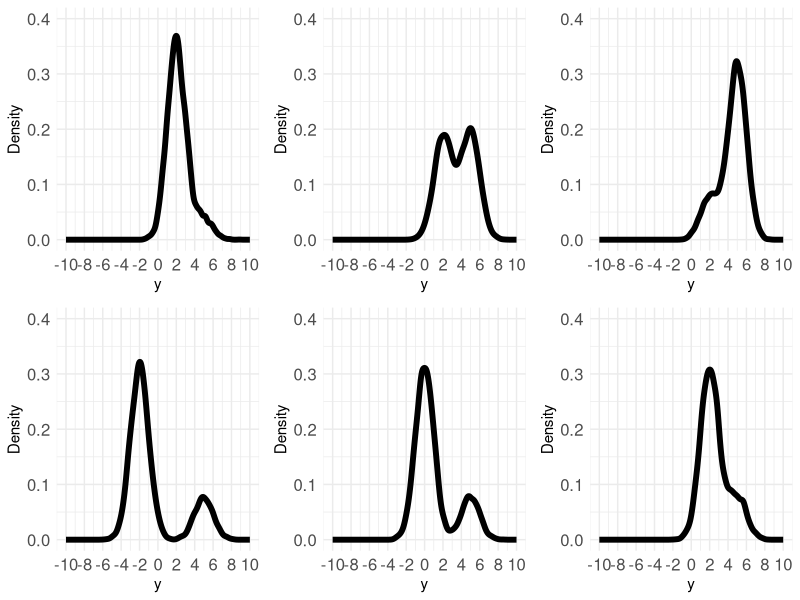
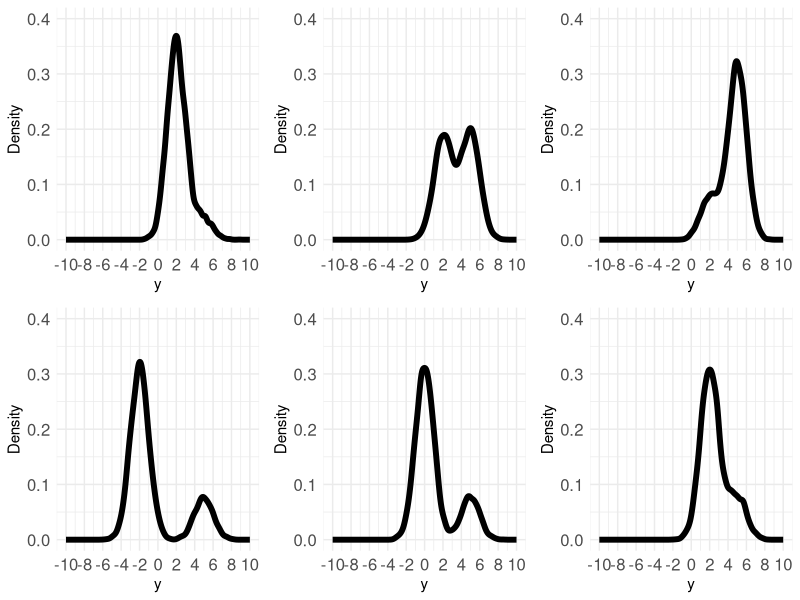

Reproduce these figures in R, in order.
#two_component_normal.R
#generates figures to show different solutions for a two component Normal mixture
library(tidyverse)
library(ggpubr)

set.seed(12345)
#first row of plots: keep mu's fixed but vary eta
eta_1 = c(0.1,0.5,0.8)

mu_1 = 5
mu_2 = 2
sd_1 = sd_2 = 1

#simulate data
n = 10000
M = length(eta_1)


dat = vector('list',M)
for (t in 1:M){
  #sample latent indicate
  z = sample(1:2,size=n,prob=c(eta_1[t],1-eta_1[t]),replace=T)
  y.mix = (z==1)*rnorm(n,mu_1,sd_1) + (z==2)*rnorm(n,mu_2,sd_2)
  dat[[t]] = tibble(z=factor(z),y=y.mix)
  
}
#bind_rows before plotting
dat = bind_rows(dat,.id='scenario')

#plot as smoothed densities
#scenario 1
temp_dat = filter(dat,scenario==1)
g1 = ggplot(temp_dat, aes(y)) + geom_density(size=2) +
  theme_minimal()+
  expand_limits(x=c(-10,10),y=c(0,0.4))+
  scale_x_continuous('y',breaks = seq(-10,10,2))+
  scale_y_continuous('Density')+theme(axis.text = element_text(size=12))

#scenario 2
temp_dat = filter(dat,scenario==2)
g2 = ggplot(temp_dat, aes(y)) + geom_density(size=2) +
  theme_minimal()+
  expand_limits(x=c(-10,10),y=c(0,0.4))+
  scale_x_continuous('y',breaks = seq(-10,10,2))+
  scale_y_continuous('Density')+theme(axis.text = element_text(size=12))


#scenario 3
temp_dat = filter(dat,scenario==3)
g3 = ggplot(temp_dat, aes(y)) + geom_density(size=2) +
  theme_minimal()+
  expand_limits(x=c(-10,10),y=c(0,0.4))+
  scale_x_continuous('y',breaks = seq(-10,10,2))+
  scale_y_continuous('Density')+theme(axis.text = element_text(size=12))

#g4,g5,g6 here
eta_1 = 0.2
mu_2 = c(-2,0,2)
dat = vector('list',M)
z = sample(1:2,size=n,prob=c(eta_1,1-eta_1),replace=T)
for (t in 1:M){
  y.mix = (z==1)*rnorm(n,mu_1,sd_1) + (z==2)*rnorm(n,mu_2[t],sd_2)
  dat[[t]] = tibble(z=factor(z),y=y.mix)
  
}
#bind_rows before plotting
dat = bind_rows(dat,.id='scenario')

#plot as smoothed densities
#scenario 1
temp_dat = filter(dat,scenario==1)
g4 = ggplot(temp_dat, aes(y)) + geom_density(size=2) +
  theme_minimal()+
  expand_limits(x=c(-10,10),y=c(0,0.4))+
  scale_x_continuous('y',breaks = seq(-10,10,2))+
  scale_y_continuous('Density')+theme(axis.text = element_text(size=12))

#scenario 2
temp_dat = filter(dat,scenario==2)
g5 = ggplot(temp_dat, aes(y)) + geom_density(size=2) +
  theme_minimal()+
  expand_limits(x=c(-10,10),y=c(0,0.4))+
  scale_x_continuous('y',breaks = seq(-10,10,2))+
  scale_y_continuous('Density')+theme(axis.text = element_text(size=12))


#scenario 3
temp_dat = filter(dat,scenario==3)
g6 = ggplot(temp_dat, aes(y)) + geom_density(size=2) +
  theme_minimal()+
  expand_limits(x=c(-10,10),y=c(0,0.4))+
  scale_x_continuous('y',breaks = seq(-10,10,2))+
  scale_y_continuous('Density')+theme(axis.text = element_text(size=12))



ggarrange(g1,g2,g3,g4,g5,g6,nrow=2,ncol=3,align='hv')
ggsave("figures/example.2componentnormal.png", width = 30, height = 10, units = "cm")
invisible(dev.off())
